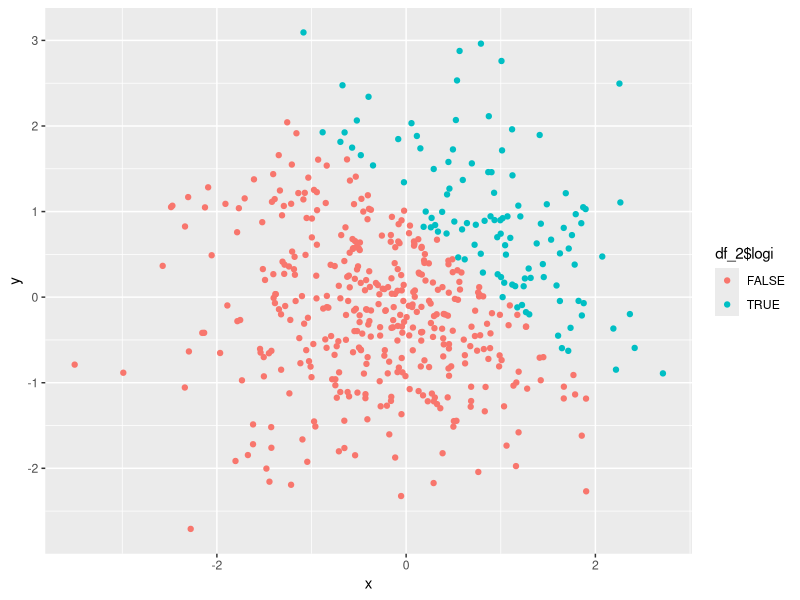
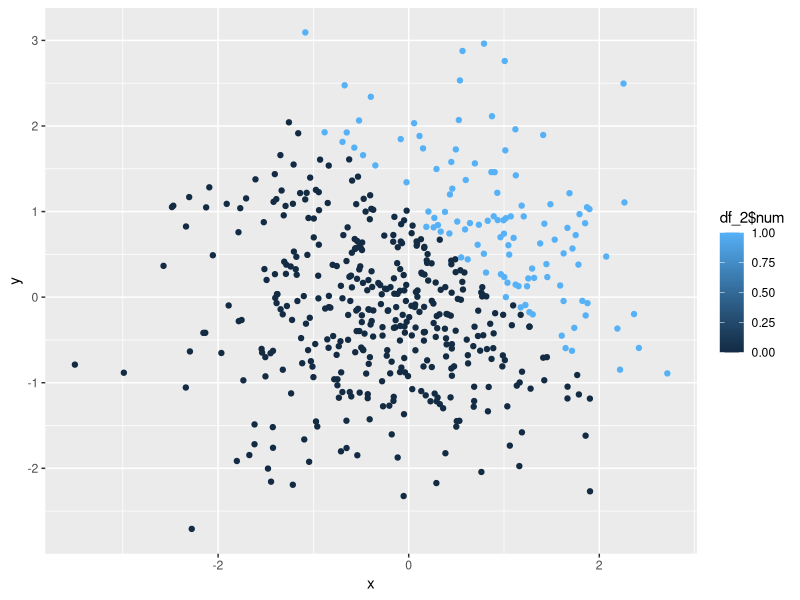
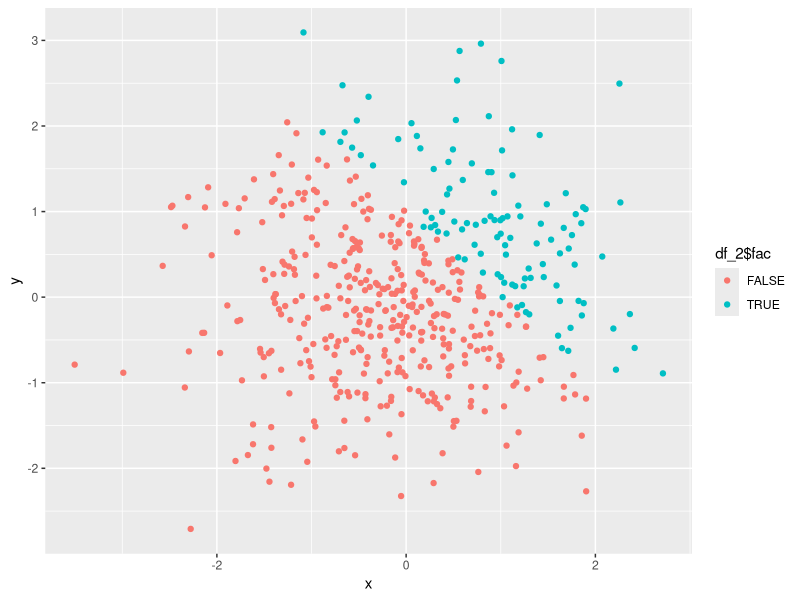

Recreate these plots in R, in order.
## ---- chunk 1
library(tidyverse)
## ---- chunk 2
df_1 = tibble(
  norm_samp = rnorm(8),
  norm_samp_pos = norm_samp > 0,
  chara <- c("A", "B", "C", "D", "E", "F", "G", "H"),
  fact <- factor(c("data", "biostat", "epi", "biostat", "data", "biostat",
                   "data","data"), levels = c("data", "epi", "biostat"))
)
## ---- chunk 3
df_2 = tibble(
  x = rnorm(500),
  y = rnorm(500),
  logi = x + y > 1,
  num = as.numeric(logi),
  fac = as.factor(logi)
)
## ---- chunk 4
ggplot(df_2, aes(x = x, y = y, color = df_2$logi)) + geom_point()
ggplot(df_2, aes(x = x, y = y, color = df_2$num)) + geom_point()
ggplot(df_2, aes(x = x, y = y, color = df_2$fac)) + geom_point()
